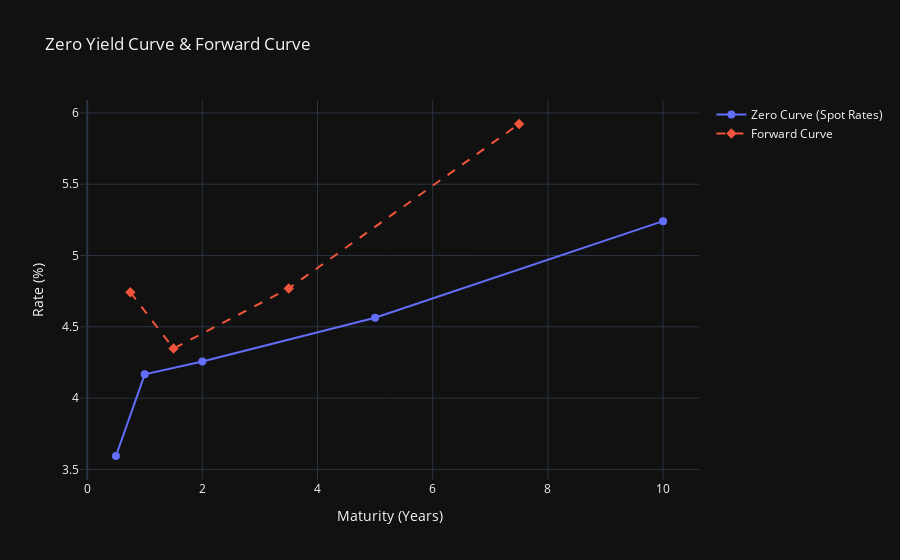

Notebook source saved alongside this figure:
### Code cell
fig = go.Figure()

fig.add_trace(go.Scatter(
    x=df["Maturity"], 
    y=df["Spot Rate (%)"], 
    mode='lines+markers',
    name='Zero Curve (Spot Rates)',
    line=dict(width=2),
    marker=dict(size=8)
))

fig.add_trace(go.Scatter(
    x=maturities_forward, 
    y=forward_rates, 
    mode='lines+markers',
    name='Forward Curve',
    line=dict(width=2, dash="dash"),  # Dashed line for distinction
    marker=dict(size=8, symbol="diamond")
))

fig.update_layout(
    title="Zero Yield Curve & Forward Curve",
    xaxis_title="Maturity (Years)",
    yaxis_title="Rate (%)",
    template="plotly_dark",
    hovermode="x unified"
)


fig.show()

### Figure 1 — Plotly figure (JSON) as saved in the notebook; plotly's stock layout.template omitted (floating-point values rounded to 4 significant figures)
{"data": [{"line": {"width": 2}, "marker": {"size": 8}, "mode": "lines+markers", "name": "Zero Curve (Spot Rates)", "type": "scatter", "x": [0.5, 1.0, 2.0, 5.0, 10.0], "y": [3.594, 4.167, 4.257, 4.564, 5.241]}, {"line": {"dash": "dash", "width": 2}, "marker": {"size": 8, "symbol": "diamond"}, "mode": "lines+markers", "name": "Forward Curve", "type": "scatter", "x": [0.75, 1.5, 3.5, 7.5], "y": [4.742, 4.348, 4.769, 5.922]}], "layout": {"hovermode": "x unified", "title": {"text": "Zero Yield Curve & Forward Curve"}, "xaxis": {"title": {"text": "Maturity (Years)"}}, "yaxis": {"title": {"text": "Rate (%)"}}}}
